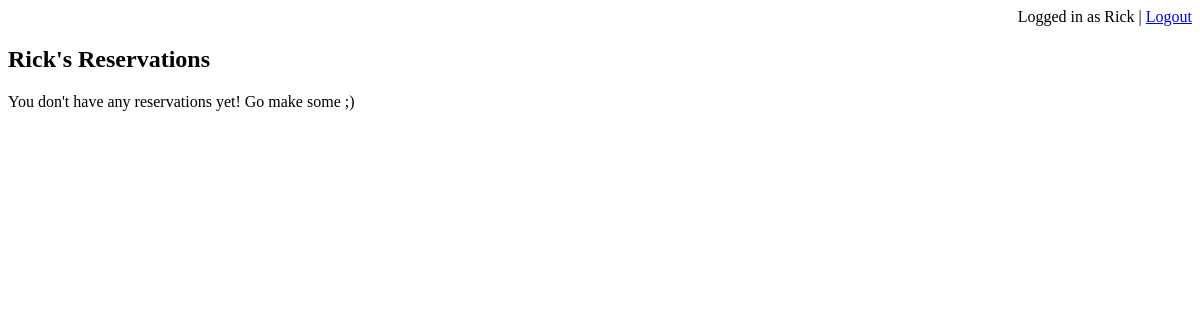
The page /customer_reservations.php (signed in) on the database as committed earlier.
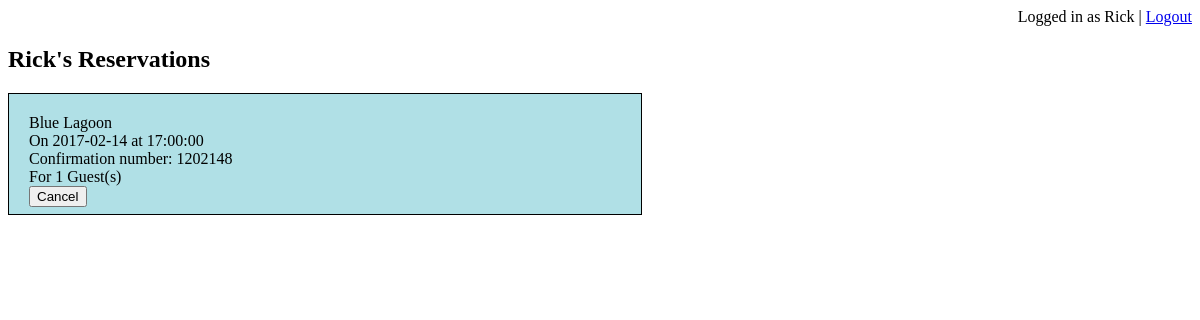
The same page on the database as committed later.
### tables this page shows
CREATE TABLE `tablereservation` (
  `confirmationNum` int(11) NOT NULL,
  `date` date NOT NULL,
  `time` time NOT NULL,
  `numOfGuests` int(11) NOT NULL,
  `cid` int(11) DEFAULT NULL,
  `tableNum` int(11) DEFAULT NULL,
  `branchID` int(11) DEFAULT NULL
);

CREATE TABLE `venue` (
  `branchID` int(11) NOT NULL,
  `name` varchar(20) NOT NULL,
  `address` varchar(64) NOT NULL,
  `capacity` int(11) DEFAULT NULL,
  `cover_charge` double DEFAULT NULL
);

### customer_reservations.php (the view, shortened to what this page needs)
<?php
if ( isset($_SESSION['user'])=="" ) {
    header("Location: index.php");
    exit;
  }
else
{
$cid=$_SESSION['user'];
$user=$_SESSION['username'];
?>
<!DOCTYPE html>
<html>
<head>
</head>
<body>
<div style="text-align:right;">Logged in as <?php echo $user; ?> | <a href="http://localhost/304_project/logout.php">Logout</a></div>
<h2><?php echo $user?>'s Reservations</h2>
<?php
$servername = "localhost";
$username = "root";
$password = NULL;
$databasename = 'Venue';
$conn = new mysqli($servername, $username, $password, $databasename);
$sql = "SELECT name, confirmationNum, numOfGuests, date, time FROM `tablereservation` r, `venue` v WHERE r.branchID = v.branchID AND cid = '$cid'";
$result = $conn->query($sql);
$reservationList = "";
if ($result->num_rows > 0) {
    while($row = $result->fetch_assoc()) {
		$venueName = $row["name"];
		$confirmationNum = $row["confirmationNum"];
		$numOfGuests = $row["numOfGuests"];
		$date = $row["date"];
		$time = $row["time"];
		$reservationList .=  '<div style="padding: 20px; height: 80px; width:50%;background-color: powderblue; border: 1px solid black; ">'.$venueName.'<br> On '.$date.' at '.$time.'<br>Confirmation number: '.$confirmationNum.'<br>For '.$numOfGuests.' Guest(s)<br><a href="cancel_confirm.php?confirmationNum='.$confirmationNum.'" onclick="return confirm(\'Are you sure?\')"><button value ="$confirmationNum">Cancel</button></a></div><br>';
    }
} else {
    echo "You don't have any reservations yet! Go make some ;)";
}
echo $reservationList;
?>
</body>
</html>
<?php
}
?>

Rows that differ between the two databases and show on the page:
added tablereservation: branchID.name "Blue Lagoon", date "2017-02-14", time "17:00:00", confirmationNum "1202148", numOfGuests "1"
Other text that changed with them:
text no longer shown: "You don't have any reservations yet! Go make some ;)"
